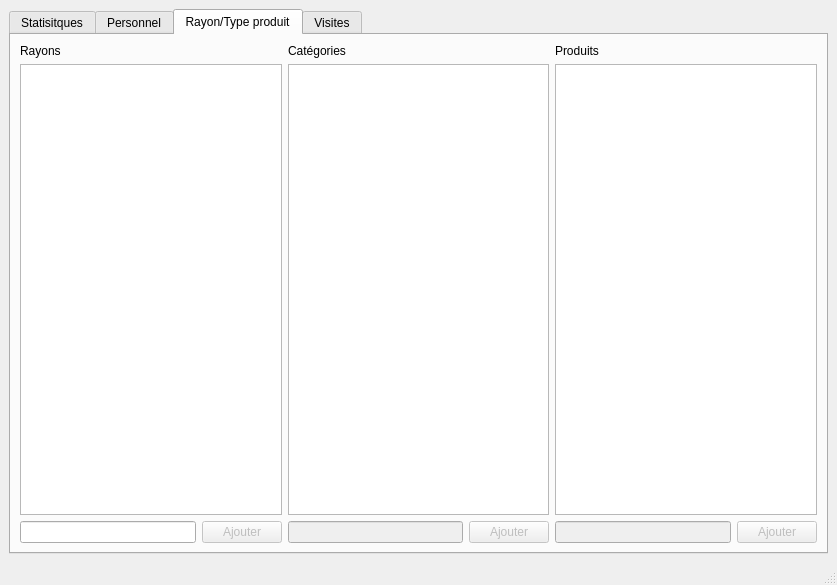
<?xml version="1.0" encoding="UTF-8"?>
<ui version="4.0">
 <class>MainWindowGestionnaires</class>
 <widget class="QMainWindow" name="MainWindowGestionnaires">
  <property name="geometry">
   <rect>
    <x>0</x>
    <y>0</y>
    <width>837</width>
    <height>585</height>
   </rect>
  </property>
  <property name="windowTitle">
   <string>Gestionnaire</string>
  </property>
  <widget class="QWidget" name="centralwidget">
   <layout class="QHBoxLayout" name="horizontalLayout_13">
    <item>
     <widget class="QTabWidget" name="tabWidgetGestionnaire">
      <property name="currentIndex">
       <number>2</number>
      </property>
      <widget class="QWidget" name="tab_4">
       <attribute name="title">
        <string>Statisitques</string>
       </attribute>
      </widget>
      <widget class="QWidget" name="tab">
       <attribute name="title">
        <string>Personnel</string>
       </attribute>
       <layout class="QHBoxLayout" name="horizontalLayout_12">
        <item>
         <layout class="QVBoxLayout" name="verticalLayout_3">
          <item>
           <widget class="QTableWidget" name="tableWidgetEmploye">
            <property name="minimumSize">
             <size>
              <width>500</width>
              <height>250</height>
             </size>
            </property>
            <property name="selectionMode">
             <enum>QAbstractItemView::SingleSelection</enum>
            </property>
            <property name="selectionBehavior">
             <enum>QAbstractItemView::SelectRows</enum>
            </property>
            <column>
             <property name="text">
              <string>Nom</string>
             </property>
            </column>
            <column>
             <property name="text">
              <string>Prenom</string>
             </property>
            </column>
            <column>
             <property name="text">
              <string>rue</string>
             </property>
            </column>
            <column>
             <property name="text">
              <string>code postal</string>
             </property>
            </column>
            <column>
             <property name="text">
              <string>Ville</string>
             </property>
            </column>
            <column>
             <property name="text">
              <string>Téléphone</string>
             </property>
            </column>
            <column>
             <property name="text">
              <string>Téléphone fix</string>
             </property>
            </column>
            <column>
             <property name="text">
              <string>Type</string>
             </property>
            </column>
           </widget>
          </item>
          <item>
           <layout class="QHBoxLayout" name="horizontalLayout_10">
            <item>
             <spacer name="horizontalSpacer_3">
              <property name="orientation">
               <enum>Qt::Horizontal</enum>
              </property>
              <property name="sizeHint" stdset="0">
               <size>
                <width>40</width>
                <height>20</height>
               </size>
              </property>
             </spacer>
            </item>
            <item>
             <widget class="QPushButton" name="pushButtonModifEmploye">
              <property name="text">
               <string>Modifier la selection</string>
              </property>
             </widget>
            </item>
            <item>
             <widget class="QPushButton" name="pushButtonSupprimer">
              <property name="text">
               <string>Supprimer la selection</string>
              </property>
             </widget>
            </item>
           </layout>
          </item>
         </layout>
        </item>
        <item>
         <spacer name="horizontalSpacer_2">
          <property name="orientation">
           <enum>Qt::Horizontal</enum>
          </property>
          <property name="sizeHint" stdset="0">
           <size>
            <width>40</width>
            <height>20</height>
           </size>
          </property>
         </spacer>
        </item>
        <item>
         <layout class="QVBoxLayout" name="verticalLayout_2">
          <item>
           <widget class="QLabel" name="labelEmploye">
            <property name="text">
             <string>Ajout d'un employé.</string>
            </property>
           </widget>
          </item>
          <item>
           <layout class="QHBoxLayout" name="horizontalLayout_8">
            <item>
             <widget class="QLabel" name="label">
              <property name="text">
               <string>Nom : </string>
              </property>
             </widget>
            </item>
            <item>
             <widget class="QLineEdit" name="lineEditNom"/>
            </item>
           </layout>
          </item>
          <item>
           <layout class="QHBoxLayout" name="horizontalLayout_7">
            <item>
             <widget class="QLabel" name="label_2">
              <property name="text">
               <string>Prenom :</string>
              </property>
             </widget>
            </item>
            <item>
             <widget class="QLineEdit" name="lineEditPrenom"/>
            </item>
           </layout>
          </item>
          <item>
           <layout class="QHBoxLayout" name="horizontalLayout_11">
            <item>
             <widget class="QLabel" name="label_9">
              <property name="text">
               <string>Pseudo :</string>
              </property>
             </widget>
            </item>
            <item>
             <widget class="QLineEdit" name="lineEditPseudo"/>
            </item>
           </layout>
          </item>
          <item>
           <layout class="QHBoxLayout" name="horizontalLayout_6">
            <item>
             <widget class="QLabel" name="label_3">
              <property name="text">
               <string>rue :</string>
              </property>
             </widget>
            </item>
            <item>
             <widget class="QLineEdit" name="lineEditRue"/>
            </item>
           </layout>
          </item>
          <item>
           <layout class="QHBoxLayout" name="horizontalLayout_5">
            <item>
             <widget class="QLabel" name="label_4">
              <property name="text">
               <string>Code postal :</string>
              </property>
             </widget>
            </item>
            <item>
             <widget class="QLineEdit" name="lineEditCodePostal"/>
            </item>
           </layout>
          </item>
          <item>
           <layout class="QHBoxLayout" name="horizontalLayout_4">
            <item>
             <widget class="QLabel" name="label_5">
              <property name="text">
               <string>Ville :</string>
              </property>
             </widget>
            </item>
            <item>
             <widget class="QLineEdit" name="lineEditVille"/>
            </item>
           </layout>
          </item>
          <item>
           <layout class="QHBoxLayout" name="horizontalLayout_3">
            <item>
             <widget class="QLabel" name="label_6">
              <property name="text">
               <string>Tel :</string>
              </property>
             </widget>
            </item>
            <item>
             <widget class="QLineEdit" name="lineEditTel"/>
            </item>
           </layout>
          </item>
          <item>
           <layout class="QHBoxLayout" name="horizontalLayout_2">
            <item>
             <widget class="QLabel" name="label_7">
              <property name="text">
               <string>Tel fix :</string>
              </property>
             </widget>
            </item>
            <item>
             <widget class="QLineEdit" name="lineEditTelFix"/>
            </item>
           </layout>
          </item>
          <item>
           <layout class="QHBoxLayout" name="horizontalLayout">
            <item>
             <widget class="QLabel" name="label_8">
              <property name="text">
               <string>Type :</string>
              </property>
             </widget>
            </item>
            <item>
             <spacer name="horizontalSpacer">
              <property name="orientation">
               <enum>Qt::Horizontal</enum>
              </property>
              <property name="sizeHint" stdset="0">
               <size>
                <width>40</width>
                <height>20</height>
               </size>
              </property>
             </spacer>
            </item>
            <item>
             <layout class="QVBoxLayout" name="verticalLayout">
              <item>
               <widget class="QRadioButton" name="radioButtonGestionnaire">
                <property name="enabled">
                 <bool>true</bool>
                </property>
                <property name="text">
                 <string>Gestionnaire</string>
                </property>
               </widget>
              </item>
              <item>
               <widget class="QRadioButton" name="radioButtonControleur">
                <property name="text">
                 <string>Controleur</string>
                </property>
               </widget>
              </item>
             </layout>
            </item>
           </layout>
          </item>
          <item>
           <layout class="QHBoxLayout" name="horizontalLayout_9">
            <item>
             <widget class="QPushButton" name="pushButtonAnnuler">
              <property name="text">
               <string>Annuler</string>
              </property>
             </widget>
            </item>
            <item>
             <widget class="QPushButton" name="pushButtonValider">
              <property name="text">
               <string>Valider</string>
              </property>
             </widget>
            </item>
           </layout>
          </item>
         </layout>
        </item>
       </layout>
      </widget>
      <widget class="QWidget" name="tab_3">
       <attribute name="title">
        <string>Rayon/Type produit</string>
       </attribute>
       <layout class="QHBoxLayout" name="horizontalLayout_17">
        <item>
         <layout class="QVBoxLayout" name="verticalLayout_7">
          <item>
           <layout class="QVBoxLayout" name="verticalLayout_4">
            <item>
             <widget class="QLabel" name="label_10">
              <property name="text">
               <string>Rayons </string>
              </property>
             </widget>
            </item>
            <item>
             <widget class="QListWidget" name="listWidgetRayons"/>
            </item>
           </layout>
          </item>
          <item>
           <layout class="QHBoxLayout" name="horizontalLayout_14">
            <item>
             <widget class="QLineEdit" name="lineEditRayons"/>
            </item>
            <item>
             <widget class="QPushButton" name="pushButtonAjouterRayons">
              <property name="enabled">
               <bool>false</bool>
              </property>
              <property name="text">
               <string>Ajouter</string>
              </property>
             </widget>
            </item>
           </layout>
          </item>
         </layout>
        </item>
        <item>
         <layout class="QVBoxLayout" name="verticalLayout_8">
          <item>
           <layout class="QVBoxLayout" name="verticalLayout_5">
            <item>
             <widget class="QLabel" name="label_11">
              <property name="text">
               <string>Catégories</string>
              </property>
             </widget>
            </item>
            <item>
             <widget class="QListWidget" name="listWidgetCategories"/>
            </item>
           </layout>
          </item>
          <item>
           <layout class="QHBoxLayout" name="horizontalLayout_15">
            <item>
             <widget class="QLineEdit" name="lineEditCategories">
              <property name="enabled">
               <bool>false</bool>
              </property>
             </widget>
            </item>
            <item>
             <widget class="QPushButton" name="pushButtonAjouterCategories">
              <property name="enabled">
               <bool>false</bool>
              </property>
              <property name="text">
               <string>Ajouter</string>
              </property>
             </widget>
            </item>
           </layout>
          </item>
         </layout>
        </item>
        <item>
         <layout class="QVBoxLayout" name="verticalLayout_9">
          <item>
           <layout class="QVBoxLayout" name="verticalLayout_6">
            <item>
             <widget class="QLabel" name="label_12">
              <property name="text">
               <string>Produits</string>
              </property>
             </widget>
            </item>
            <item>
             <widget class="QListWidget" name="listWidgetProduits"/>
            </item>
           </layout>
          </item>
          <item>
           <layout class="QHBoxLayout" name="horizontalLayout_16">
            <item>
             <widget class="QLineEdit" name="lineEditProduits">
              <property name="enabled">
               <bool>false</bool>
              </property>
             </widget>
            </item>
            <item>
             <widget class="QPushButton" name="pushButtonAjouterProduits">
              <property name="enabled">
               <bool>false</bool>
              </property>
              <property name="text">
               <string>Ajouter</string>
              </property>
             </widget>
            </item>
           </layout>
          </item>
         </layout>
        </item>
       </layout>
      </widget>
      <widget class="QWidget" name="tab_2">
       <attribute name="title">
        <string>Visites</string>
       </attribute>
      </widget>
     </widget>
    </item>
   </layout>
  </widget>
  <widget class="QMenuBar" name="menubar">
   <property name="geometry">
    <rect>
     <x>0</x>
     <y>0</y>
     <width>837</width>
     <height>27</height>
    </rect>
   </property>
  </widget>
  <widget class="QStatusBar" name="statusbar"/>
 </widget>
 <resources/>
 <connections/>
</ui>
